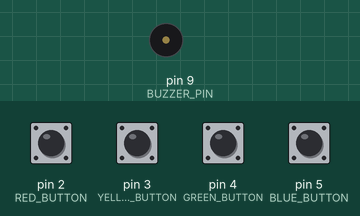
Bench run of a sketch on a simulated Arduino Uno, built with avr-gcc and run on an emulated ATmega328P. Parts: buzzer (waves = sounding). The test bench sets the inputs (shaded band); at power-on: pin 2 (RED_BUTTON), pin 3 (YELLOW_BUTTON), pin 4 (GREEN_BUTTON), pin 5 (BLUE_BUTTON) HIGH.

Above: at 1.2 s.
1.3 s: pin 2 (RED_BUTTON) pulled LOW for 0.15 s
At 1.37 s:
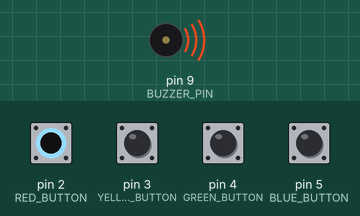
Timing chart, 0 to 4.3 s (numbered marks = the images above; inputs shaded):
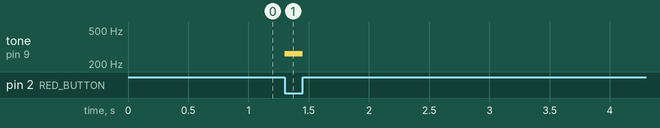

The sketch:

2B-DigitalTrumpet.ino
```cpp
const int RED_BUTTON = 2;
const int YELLOW_BUTTON = 3;
const int GREEN_BUTTON = 4;
const int BLUE_BUTTON = 5;

const int BUZZER_PIN = 9;

void setup(){
  pinMode(RED_BUTTON, INPUT_PULLUP);
  pinMode(YELLOW_BUTTON, INPUT_PULLUP);
  pinMode(GREEN_BUTTON, INPUT_PULLUP);
  pinMode(BLUE_BUTTON, INPUT_PULLUP);
  pinMode(BUZZER_PIN, OUTPUT);
}

void loop(){
  if(redButtonIsPressed()) play('c');
  else if(yellowButtonIsPressed() && greenButtonIsPressed()) play('b');
  else if(yellowButtonIsPressed()) play('d');
  else if(greenButtonIsPressed()) play('e');
  else if(blueButtonIsPressed()) play('a');
  else stopBuzzer();
}

// ------------ HELPER FUNCTIONS ------------

boolean buttonIsPressed(int buttonPin){
  return digitalRead(buttonPin) == LOW;
}

boolean redButtonIsPressed(){
  return buttonIsPressed(RED_BUTTON);
}

boolean yellowButtonIsPressed(){
  return buttonIsPressed(YELLOW_BUTTON);
}

boolean greenButtonIsPressed(){
  return buttonIsPressed(GREEN_BUTTON);
}

boolean blueButtonIsPressed(){
  return buttonIsPressed(BLUE_BUTTON);
}

void play(char note){
  if(note == 'c') tone(BUZZER_PIN, 262);
  else if(note == 'd') tone(BUZZER_PIN, 294);
  else if(note == 'e') tone(BUZZER_PIN, 330);
  else if(note == 'a') tone(BUZZER_PIN, 440);
  else if(note == 'b') tone(BUZZER_PIN, 494);
}

void stopBuzzer(){
  noTone(BUZZER_PIN);
}
```

Measured:
- after the input at 1.3 s, tone on pin 9 (BUZZER_PIN): silent → 262 Hz at once, → silent 0.15 s later
